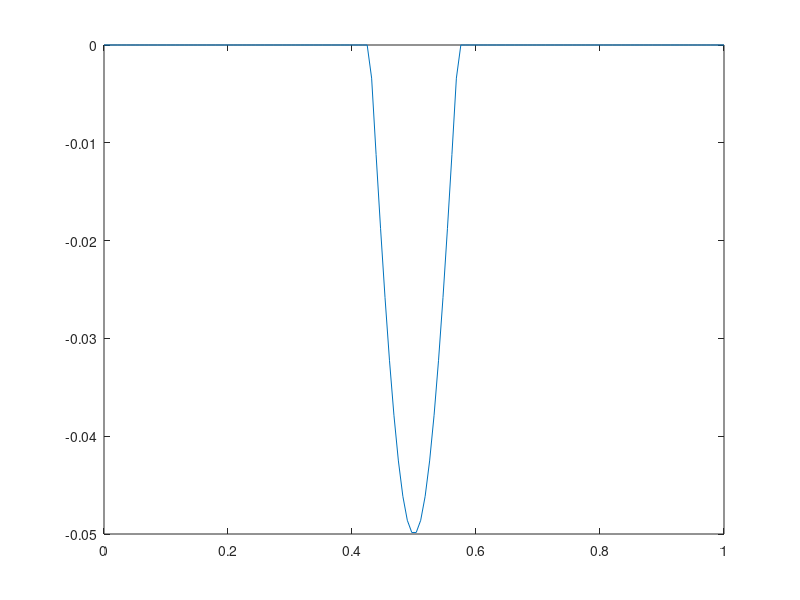

Source code (MATLAB): (Note: this script raises an error after producing the figure.)
clear all;
t=figure;
u(1:140)=0;
x = linspace(0,1,140);
u(61:80)=0.05*sin(pi*x(61:80)*7);
uu=u;
h = plot(x,u);
set(h,'EraseMode','xor');
f(1)=getframe(t);


for at = 2:60
    lu(1:140)=0;
    lx = [61:80]-at;
    lu(lx)=0.5*uu(61:80);
    
    ru(1:140)=0;
    rx = [61:80]+at;
    ru(rx)=0.5*uu(61:80);
    u=lu+ru;
    set(h,'XData',x,'YData',u);
    drawnow;
    f(at)=getframe(t);
end
